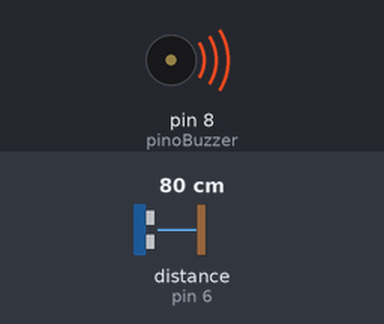
Simulated run of this sketch. Board: Arduino Uno, built with avr-gcc and run on an emulated ATmega328P. On the bench: buzzer (waves = sounding, pin HIGH). Wiring (inferred from the names in the program): ultrasonic range finder: trigger pin 5; echo pin 6. The test bench sets the inputs (shaded band); at power-on: distance to the obstacle (sensor on pin 6) 80 cm. The echo pulse lasts 58.3 µs per cm; pins used as bus, display or sensor lines are not drawn.

Above: at 1.2 s.
1.3 s: distance to the obstacle (sensor on pin 6) set to 98 cm
2.8 s: distance to the obstacle (sensor on pin 6) set to 104 cm
At 4.0 s:
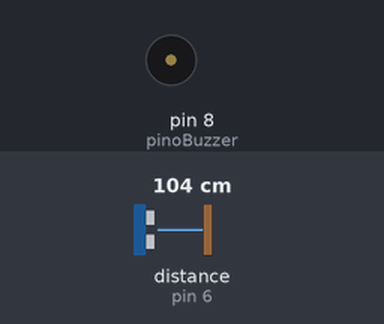
4.3 s: distance to the obstacle (sensor on pin 6) set to 2 cm
At 5.1 s:
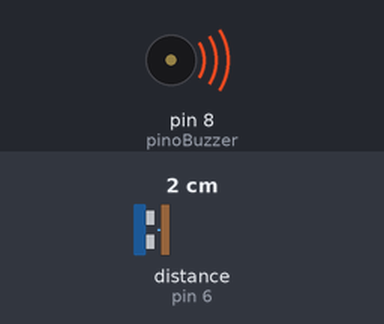
5.8 s: distance to the obstacle (sensor on pin 6) set to 120 cm
At 6.5 s:
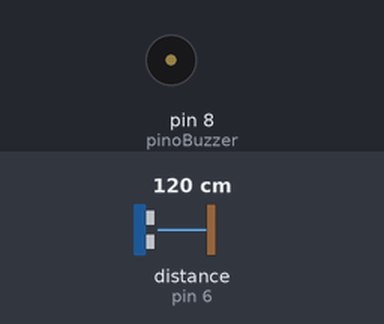
Timing chart, 0 to 8.3 s (numbered marks = the images above; inputs shaded):
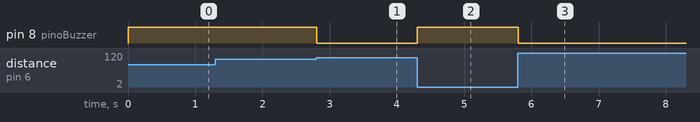

The sketch:

Distancia_Minima_com_Buzzer__aula_13_.ino
```cpp
int pinoTrig = 5;
int pinoEcho = 6;
int pinoBuzzer = 8;

void setup()
{
    /*
       Define que estes pinos serão de
       saída (Trig, Buzzer) e entrada
       (Echo):
    */
    pinMode (pinoTrig, OUTPUT);
    pinMode (pinoEcho, INPUT);
    pinMode (pinoBuzzer, OUTPUT);
}

void loop()
{
  /*
     Faz um pulso no pino Trig com
     duração de 10 microssegundos:
  */
  digitalWrite (pinoTrig, LOW);
  delayMicroseconds (2);
  digitalWrite (pinoTrig, HIGH);
  delayMicroseconds (10);
  digitalWrite (pinoTrig, LOW);
  /*
     Recebe a duração do pulso com o comando
     'pulseIn' e armazena na variável criada
     com o nome de 'duracao':
  */
  float duracao = pulseIn (pinoEcho, HIGH);
  /*
     Sabendo que a velocidade do som no ar
     é de aproximadamente 0.0343 cm/us, e
     que o pulso percorreu a distância duas
     vezes ('foi' e 'voltou'), a distância
     do objeto é dada pela fórmula:

     distancia = 0.0343 * duracao / 2
   */
  float distancia = 0.0343 * duracao / 2.0;
  /*
     Verifica se a distância está na faixa
     mínima de 5cm e máxima de 3m lida
     pelo sensor ultrassônico:
  */
  if (distancia > 300.0) {
     Serial.println ("fora da faixa!");
  } else {
     /*
       Verifica se a distância é menor do que
       uma distância mínima de segurança de
       10 cm, guardada por uma variável:
     */
     float distanciaMinima = 100.0;
    if (distancia < distanciaMinima) {
       /*
         Se este for o caso, aciona o buzzer.
         Senão, desliga o alarma:
       */
       digitalWrite (pinoBuzzer, HIGH);
    } else {
       digitalWrite (pinoBuzzer, LOW);
    }
  }
}
```

Measured:
- the behaviour switches between 100 and 101 cm on distance to the obstacle (sensor on pin 6) (found by bisection; images 0 and 1)
- after the input at 1.3 s, every drawn part: stays the same
- after the input at 2.8 s, pin 8 (pinoBuzzer): HIGH → LOW at once
- after the input at 4.3 s, pin 8 (pinoBuzzer): LOW → HIGH at once
- after the input at 5.8 s, pin 8 (pinoBuzzer): HIGH → LOW at once
